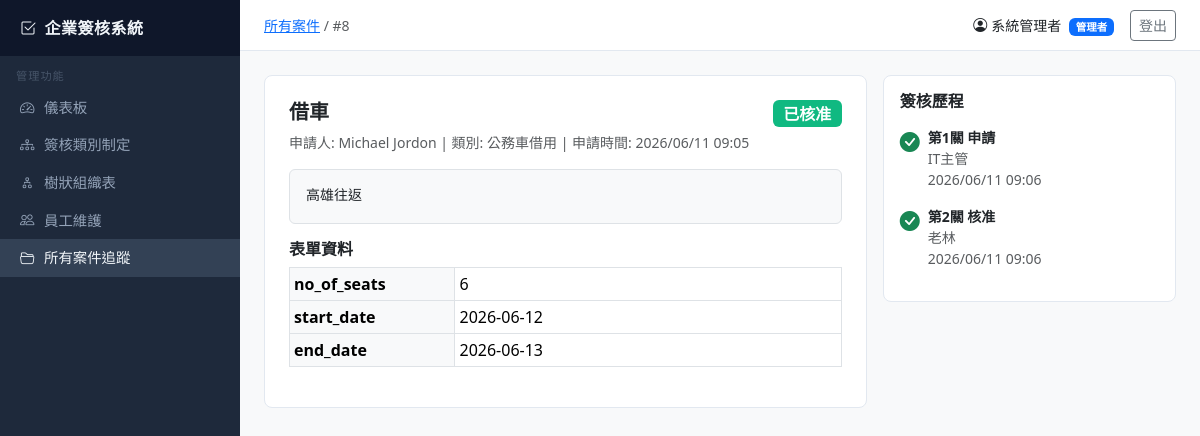
Page /admin-panel/cases/8/ (signed in) on the committed database.
### core/models.py (models this page shows, shortened)
class Case(models.Model):
    STATUS_CHOICES = [
        ("draft", "草稿"),
        ("pending", "待審核"),
        ("approved", "已核准"),
        ("rejected", "已退回"),
        ("withdrawn", "已撤回"),
    ]
    workflow = models.ForeignKey(WorkflowCategory, on_delete=models.PROTECT, related_name="cases")
    subject = models.CharField(max_length=500)
    body = models.TextField(blank=True)
    form_data = models.JSONField(default=dict, blank=True)
    status = models.CharField(max_length=20, choices=STATUS_CHOICES, default="draft")
    current_step = models.PositiveIntegerField(default=1)
    created_by = models.ForeignKey(Employee, on_delete=models.PROTECT, related_name="created_cases")
    created_at = models.DateTimeField(auto_now_add=True)
    updated_at = models.DateTimeField(auto_now=True)
    approved = models.BooleanField(null=True, blank=True)
    approved_date = models.DateTimeField(null=True, blank=True)
    rejected = models.BooleanField(null=True, blank=True)
    rejected_date = models.DateTimeField(null=True, blank=True)
    class Meta:
        ordering = ["-created_at"]
        verbose_name = "案件"
        verbose_name_plural = "案件"

class Employee(models.Model):
    user = models.OneToOneField(User, on_delete=models.CASCADE, related_name="employee", null=True, blank=True)
    name = models.CharField(max_length=100)
    email = models.EmailField(unique=True)
    tel = models.CharField(max_length=20, blank=True)
    department_code = models.CharField(max_length=50, blank=True)
    is_admin = models.BooleanField(default=False)
    created_at = models.DateTimeField(auto_now_add=True)
    class Meta:
        verbose_name = "員工"
        verbose_name_plural = "員工"

class WorkflowCategory(models.Model):
    name = models.CharField(max_length=200)
    description = models.TextField(blank=True)
    num_levels = models.PositiveIntegerField(default=1, verbose_name="審核層級數")
    created_at = models.DateTimeField(auto_now_add=True)
    class Meta:
        verbose_name = "簽核類別"
        verbose_name_plural = "簽核類別"

class CaseApprovalRecord(models.Model):
    ACTION_CHOICES = [
        ("approve", "核准"),
        ("reject", "退回"),
        ("comment", "備註"),
    ]
    case = models.ForeignKey(Case, on_delete=models.CASCADE, related_name="approval_records")
    step_number = models.PositiveIntegerField()
    step_name = models.CharField(max_length=200)
    approver = models.ForeignKey(Employee, on_delete=models.PROTECT, related_name="approval_records")
    action = models.CharField(max_length=20, choices=ACTION_CHOICES, null=True, blank=True)
    comment = models.TextField(blank=True)
    action_date = models.DateTimeField(null=True, blank=True)
    created_at = models.DateTimeField(auto_now_add=True)
    class Meta:
        ordering = ["step_number", "created_at"]
        verbose_name = "簽核記錄"
        verbose_name_plural = "簽核記錄"

### core/views/admin_views.py (the view)
# urls.py: path("admin-panel/cases/<int:pk>/", admin_views.admin_case_detail, name="admin_case_detail"),
@admin_required
def admin_case_detail(request, pk):
    case = get_object_or_404(Case, pk=pk)
    records = case.approval_records.select_related("approver").all()
    return render(request, "admin/case_detail.html", {"case": case, "records": records})

### templates/admin/case_detail.html (shortened to what this page needs)
{% extends "base.html" %}
{% block breadcrumb %}<a href="{% url 'admin_case_list' %}">所有案件</a> / #{{ case.pk }}{% endblock %}
{% block content %}
<div class="row g-3">
<div class="col-md-8">
  <div class="card p-4 mb-3">
    <div class="d-flex justify-content-between align-items-start">
      <h5 class="fw-bold">{{ case.subject }}</h5>
      <span class="badge badge-{{ case.status }} fs-6">{{ case.get_status_display }}</span>
    </div>
    <div class="text-muted small mb-3">
      申請人: {{ case.created_by.name }} | 類別: {{ case.workflow.name }} | 申請時間: {{ case.created_at|date:"Y/m/d H:i" }}
    </div>
    {% if case.body %}
    <div class="border rounded p-3 bg-light"><pre class="mb-0" style="white-space:pre-wrap">{{ case.body }}</pre></div>
    {% endif %}
    {% if case.form_data %}
    <h6 class="mt-3 fw-semibold">表單資料</h6>
    <table class="table table-sm table-bordered">
      {% for key, val in case.form_data.items %}
      <tr><th class="bg-light" style="width:30%">{{ key }}</th><td>{{ val }}</td></tr>
      {% endfor %}
    </table>
    {% endif %}
  </div>
</div>
<div class="col-md-4">
  <div class="card p-3">
    <h6 class="fw-semibold mb-3">簽核歷程</h6>
    {% if records %}
    <div class="timeline">
      {% for rec in records %}
      <div class="d-flex gap-2 mb-3">
        <div class="flex-shrink-0">
          {% if rec.action == 'approve' %}<i class="bi bi-check-circle-fill text-success fs-5"></i>
          {% elif rec.action == 'reject' %}<i class="bi bi-x-circle-fill text-danger fs-5"></i>
          {% else %}<i class="bi bi-clock-fill text-warning fs-5"></i>{% endif %}
        </div>
        <div>
          <div class="fw-semibold small">第{{ rec.step_number }}關 {{ rec.step_name }}</div>
          <div class="text-muted small">{{ rec.approver.name }}</div>
          {% if rec.action_date %}<div class="text-muted small">{{ rec.action_date|date:"Y/m/d H:i" }}</div>{% endif %}
        </div>
      </div>
      {% endfor %}
    </div>
    {% else %}
    <p class="text-muted small">尚無簽核記錄</p>
    {% endif %}
  </div>
</div>
</div>
{% endblock %}

### templates/base.html (shortened to what this page needs)
<!DOCTYPE html>
<html lang="zh-Hant">
<head>
  <link rel="stylesheet" href="https://cdn.jsdelivr.net/npm/bootstrap@5.3.3/dist/css/bootstrap.min.css">
  <link rel="stylesheet" href="https://cdn.jsdelivr.net/npm/bootstrap-icons@1.11.3/font/bootstrap-icons.css">
</head>
<body>
{% if user.is_authenticated %}
{% with emp=user.employee %}
<div class="sidebar">
  <div class="brand"><i class="bi bi-check2-square me-2"></i>企業簽核系統</div>
  {% if emp.is_admin %}
  <div class="nav-section">管理功能</div>
  <a href="{% url 'admin_dashboard' %}" class="nav-link {% if request.resolver_match.url_name == 'admin_dashboard' %}active{% endif %}">
    <i class="bi bi-speedometer2"></i> 儀表板
  </a>
  <a href="{% url 'workflow_list' %}" class="nav-link {% if 'workflow' in request.resolver_match.url_name %}active{% endif %}">
    <i class="bi bi-diagram-3"></i> 簽核類別制定
  </a>
  <a href="{% url 'org_tree' %}" class="nav-link {% if request.resolver_match.url_name == 'org_tree' %}active{% endif %}">
    <i class="bi bi-diagram-2"></i> 樹狀組織表
  </a>
  <a href="{% url 'employee_list' %}" class="nav-link {% if 'employee' in request.resolver_match.url_name %}active{% endif %}">
    <i class="bi bi-people"></i> 員工維護
  </a>
  <a href="{% url 'admin_case_list' %}" class="nav-link {% if 'admin_case' in request.resolver_match.url_name %}active{% endif %}">
    <i class="bi bi-folder2-open"></i> 所有案件追蹤
  </a>
  {% endif %}
</div>
<div class="topbar">
  <span class="text-muted small">{% block breadcrumb %}{% endblock %}</span>
  <div class="d-flex align-items-center gap-3">
    <span class="small"><i class="bi bi-person-circle me-1"></i>{{ emp.name }}
      {% if emp.is_admin %}<span class="badge bg-primary ms-1">管理者</span>{% endif %}
    </span>
    <a href="{% url 'logout' %}" class="btn btn-sm btn-outline-secondary">登出</a>
  </div>
</div>
{% endwith %}
{% endif %}
<div class="main-content">
  {% block content %}{% endblock %}
</div>
</body>
</html>

### templates/base.html (style rules this page uses)
body { background-color: #f8f9fa; }
.sidebar { width: 240px; min-height: 100vh; background: #1e293b; color: #94a3b8; position: fixed; top: 0; left: 0; padding-top: 0; z-index: 100; overflow-y: auto; }
.sidebar .brand { background: #0f172a; padding: 1rem 1.25rem; font-size: 1rem; font-weight: 700; color: #f1f5f9; letter-spacing: 0.5px; }
.sidebar .nav-section { padding: 0.75rem 1rem 0.25rem; font-size: 0.7rem; text-transform: uppercase; letter-spacing: 1px; color: #475569; }
.sidebar .nav-link { color: #94a3b8; padding: 0.5rem 1.25rem; display: flex; align-items: center; gap: 0.6rem; font-size: 0.9rem; border-radius: 0; transition: all 0.15s; }
.sidebar .nav-link:hover, .sidebar .nav-link.active { background: #334155; color: #f1f5f9; }
.main-content { margin-left: 240px; padding: 1.5rem; min-height: 100vh; }
.topbar { background: #fff; border-bottom: 1px solid #e2e8f0; padding: 0.6rem 1.5rem; margin-left: 240px; position: sticky; top: 0; z-index: 99; display: flex; justify-content: space-between; align-items: center; }
.card { border: 1px solid #e2e8f0; border-radius: 0.5rem; }
.badge-approved { background: #10b981; }

### rows in the picture
Case: pk "8", subject "借車", status "已核准", created_by.name "Michael Jordon", workflow.name "公務車借用", created_at "2026/06/11 09:05", body "高雄往返"
Employee: name "系統管理者"
CaseApprovalRecord: action "approve" (drawn), step_number "1", step_name "申請", approver.name "IT主管", action_date "2026/06/11 09:06"
CaseApprovalRecord: action "approve" (drawn), step_number "2", step_name "核准", approver.name "老林", action_date "2026/06/11 09:06"

### other values in the picture
{{ key }} "no_of_seats" "start_date" "end_date"
{{ val }} "6" "2026-06-12" "2026-06-13"
